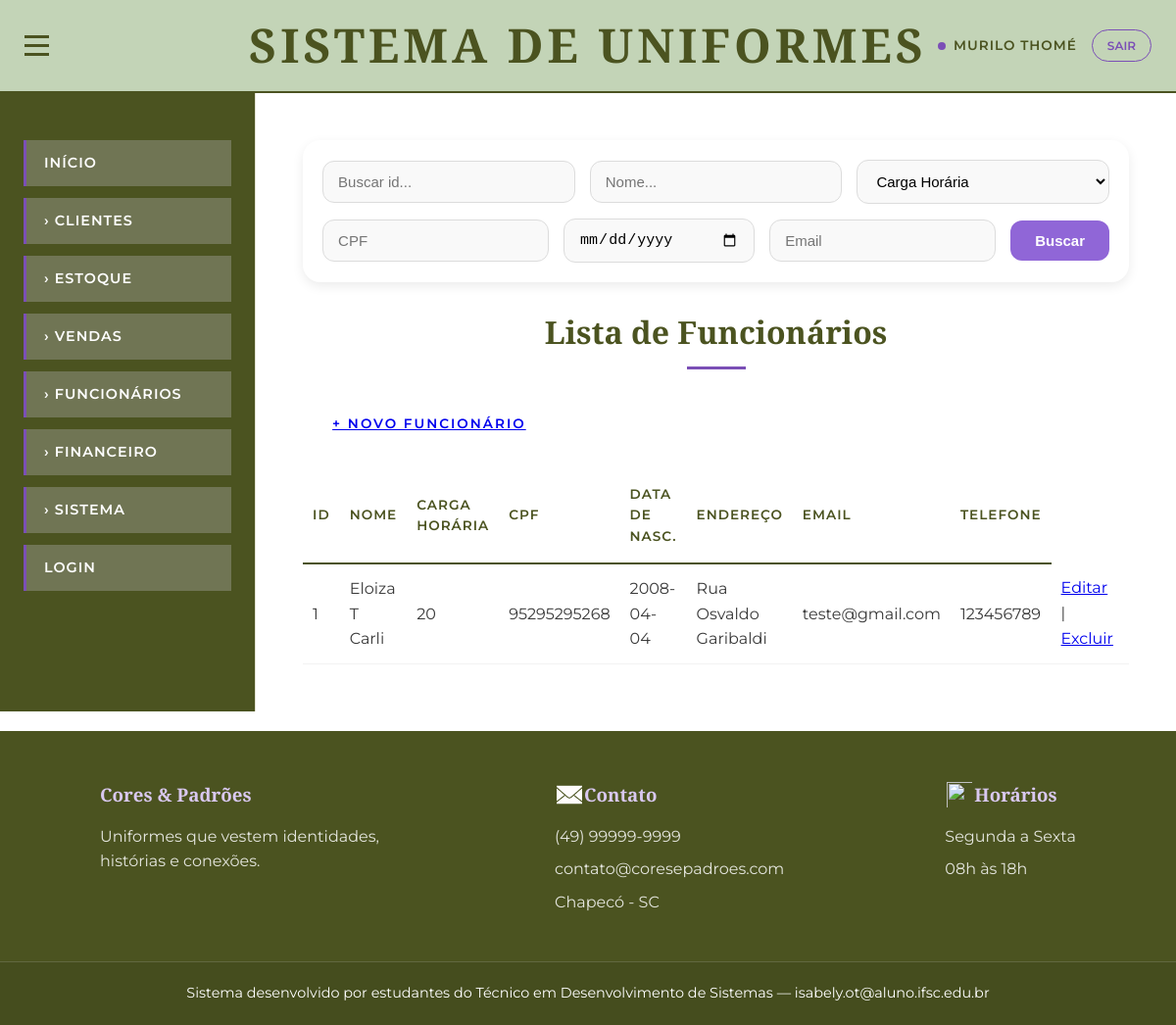
The app's page /site_uniformes/funcionarios/lista-funcionarios.php (signed in) with its own data.
### tables this page shows
CREATE TABLE `funcionario` (
  `idFuncionario` int(10) UNSIGNED NOT NULL,
  `nome` varchar(50) DEFAULT NULL,
  `carga_horaria` int(10) UNSIGNED DEFAULT NULL,
  `cpf` varchar(14) DEFAULT NULL,
  `data_nasc` date DEFAULT NULL,
  `endereco` varchar(100) DEFAULT NULL,
  `email` varchar(50) DEFAULT NULL,
  `telefone` varchar(15) DEFAULT NULL
);

### site_uniformes/funcionarios/lista-funcionarios.php (the view, shortened to what this page needs)
<?php
include(__DIR__ . "/../conexao.php");
$sql = "SELECT * FROM funcionario";
$resultado = mysqli_query($conexao, $sql);
?>
<!DOCTYPE html>
<html lang="pt-BR">
<head>
<link rel="stylesheet" href="../styles.css">
</head>
<body>
<header>
    <button id="toggleMenu" class="menu-toggle" aria-label="Toggle menu">
        <span></span>
        <span></span>
        <span></span>
    </button>
    <h1>Sistema de Uniformes</h1>
    <div class="user-info">
        <?php if (isset($_SESSION['nome'])): ?>
            <span class="user-name"><?php echo $_SESSION['nome']; ?></span>
            <a href="../logoutCheck.php" class="logout-link">Sair</a>
        <?php endif; ?>
    </div>
</header>
<div class="main">
    <aside class="menu-aside">
        <nav>
            <ul>
                <li><a href="/2026-1-isabelytrevisan/site_uniformes/pagina-inicial.php">Início</a></li>
                <details class="menu-grupo">
                    <summary>Clientes</summary>
                </details>
                <?php if (isset($_SESSION['tipo_acesso']) && $_SESSION['tipo_acesso'] == 2): ?>
                <details class="menu-grupo">
                    <summary>Estoque</summary>
                </details>
                <details class="menu-grupo">
                    <summary>Vendas</summary>
                </details>
                <details class="menu-grupo">
                    <summary>Funcionários</summary>
                </details>
                <details class="menu-grupo">
                    <summary>Financeiro</summary>
                </details>
                <details class="menu-grupo">
                    <summary>Sistema</summary>
                </details>
                <?php endif; ?>
                <li><a href="/2026-1-isabelytrevisan/site_uniformes/index.php">Login</a></li>
            </ul>
        </nav>
    </aside>
    <main class="conteudo">
        <div class="select-filtro">
            <input type="text"
                placeholder="Buscar id..."
                class="campo-filtro">
            <input type="text"
                placeholder="Nome..."
                class="campo-filtro">
            <select class="campo-filtro">
                <option>Carga Horária</option>
            </select>
            <input type="text"
                placeholder="CPF"
                class="campo-filtro">
            <input type="date"
                class="campo-filtro">
            <input type="text"
                placeholder="Email"
                class="campo-filtro">
            <button class="btn-filtro">
                Buscar
            </button>
        </div>
        <h2>Lista de Funcionários</h2>
        <div style="margin-bottom: 15px;">
            <a href="criar-funcionarios.php" class="botao-adicionar">+ Novo Funcionário</a>
        </div>
        <table class="tabela">
            <tr>
                <th>Id</th>
                <th>Nome</th>
                <th>Carga Horária</th>
                <th>CPF</th>
                <th>Data de Nasc.</th>
                <th>Endereço</th>
                <th>Email</th>
                <th>Telefone</th>
            </tr>
            <?php
            if (mysqli_num_rows($resultado) > 0) {
                while ($item = mysqli_fetch_assoc($resultado)) {
                    echo "<tr>
                        <td>{$item['idFuncionario']}</td>
                        <td>{$item['nome']}</td>
                        <td>{$item['carga_horaria']}</td>
                        <td>{$item['cpf']}</td>
                        <td>{$item['data_nasc']}</td>
                        <td>{$item['endereco']}</td>
                        <td>{$item['email']}</td>
                        <td>{$item['telefone']}</td>
                        <td>
                            <a href='?editar={$item['idFuncionario']}'>Editar</a> |
                            <a href='?excluir={$item['idFuncionario']}'
                            onclick=\"return confirm('Excluir funcionário?')\">Excluir</a>
                        </td>
                    </tr>";
                }
            } else {
                echo "<tr><td colspan='6'>Nenhum funcionário cadastrado</td></tr>";
            }
            ?>
        </table>
    </main>
</div>
    <footer class="footer-site">
        <div class="footer-container">
            <div class="footer-coluna">
                <h3>Cores & Padrões</h3>
                <p>
                    Uniformes que vestem identidades, histórias e conexões.
                </p>
            </div>
            <div class="footer-coluna">
                <div class="footer-coluna-icon">
                <img src="\2026-1-isabelytrevisan\site_uniformes\img\iconContato.png">
                <h3>Contato</h3>
                </div>
                <p>(49) 99999-9999</p>
                <p>contato@coresepadroes.com</p>
                <p>Chapecó - SC</p>
            </div>
            <div class="footer-coluna">
                <div class="footer-coluna-icon">
                <img src="\2026-1-isabelytrevisan\site_uniformes\img\iconRelogio.png">
                <h3>Horários</h3>
                </div>
                <p>Segunda a Sexta</p>
                <p>08h às 18h</p>
            </div>
            </div>
            <div class="footer-bottom">
                Sistema desenvolvido por estudantes do Técnico em Desenvolvimento de Sistemas —
                isabely.ot@aluno.ifsc.edu.br
            </div>
    </footer>
</body>
</html>

### records on screen
funcionario: idFuncionario "1", nome "Eloiza T Carli", carga_horaria "20", cpf "95295295268", data_nasc "2008-04-04", endereco "Rua Osvaldo Garibaldi", email "teste@gmail.com", telefone "123456789"

### other values on screen
$_SESSION['nome'] "MURILO THOMÉ"
